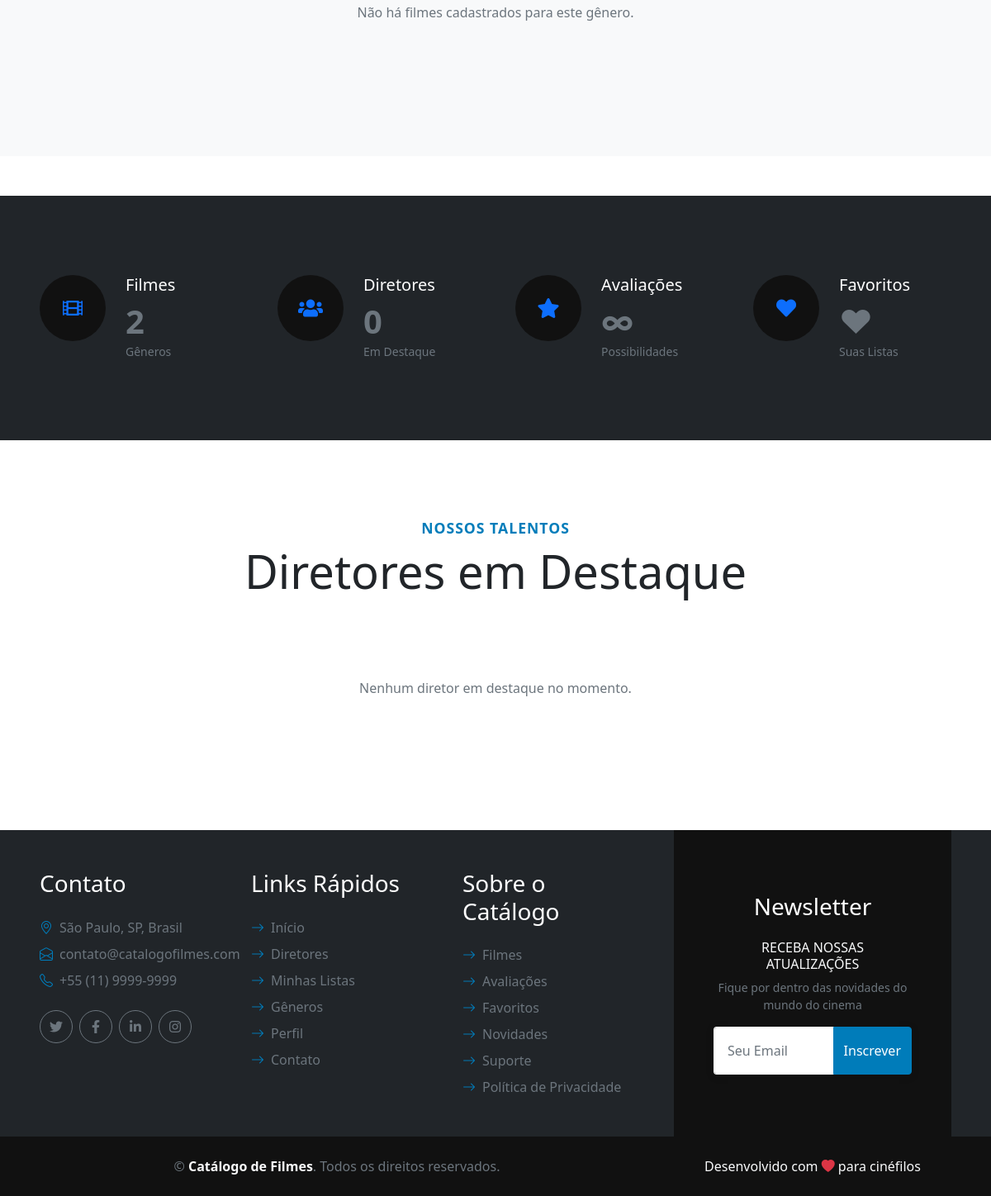
The app's page / (lower part), older data.
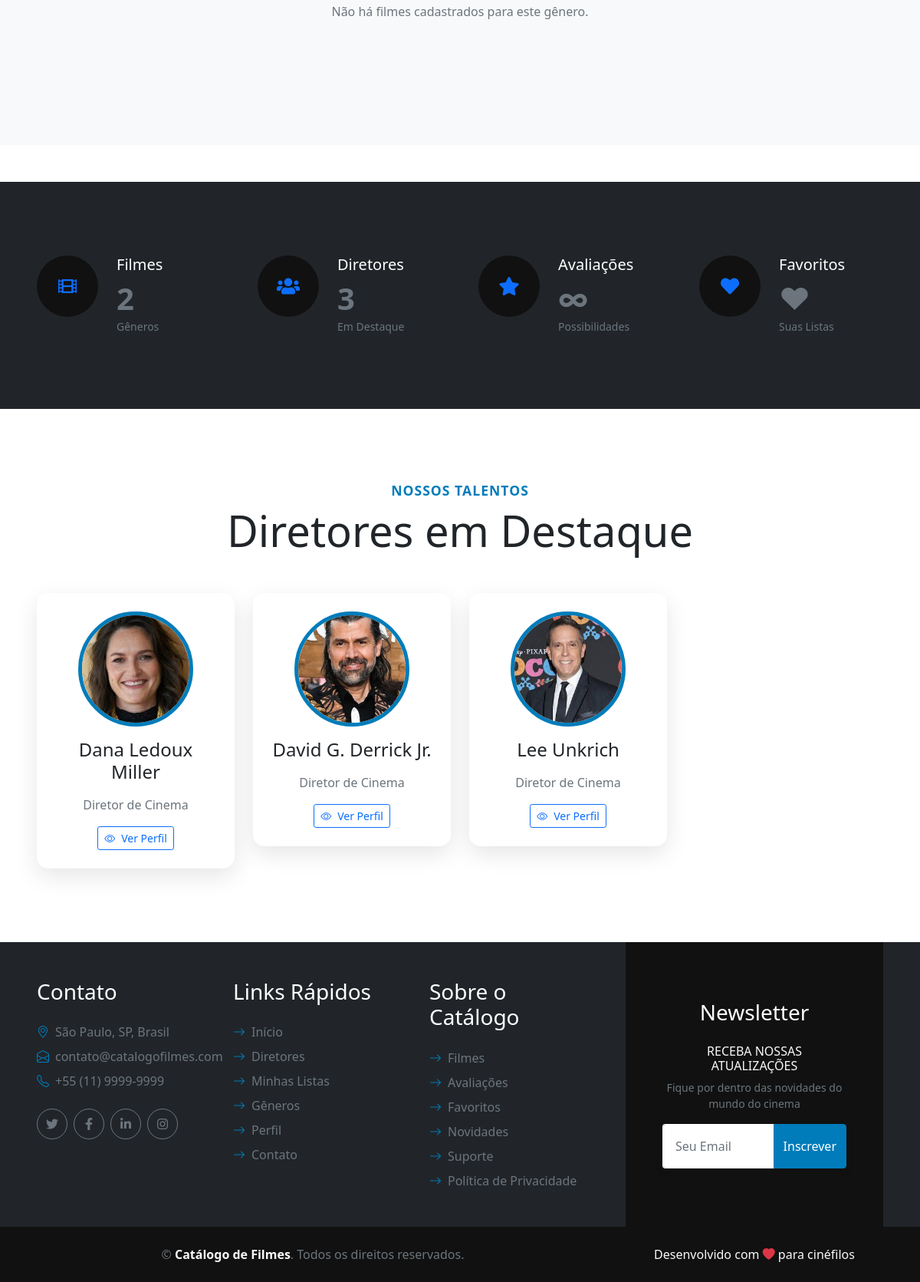
The same page, newer data.
### genero/models.py (models this page shows, shortened)
class Genero(models.Model):
    nome = models.CharField(max_length=100)

### diretores/models.py (models this page shows)
class Diretor(models.Model):
    nome = models.CharField(max_length=100)
    data_nascimento = models.DateField(blank=True, null=True)
    biografia = models.TextField(blank=True)
    foto = models.ImageField(upload_to='diretores_fotos/', blank=True, null=True)
    class Meta:
        verbose_name_plural = 'diretores'
        ordering = ['nome']
    def __str__(self):
        return self.nome

### filmes/views.py (the view)
# urls.py: path('', views.index, name='index'),
def index(request):
    generos = Genero.objects.prefetch_related('filmes').order_by('nome')
    diretores_destaque = Diretor.objects.all().order_by('nome')[:5]
    print("Diretores em destaque:", diretores_destaque)
    context = {
        'generos': generos,
        'diretores_destaque': diretores_destaque
    }
    return render(request, 'filmes/index.html', context)

### filmes/models.py (called while the page is built)
    def media_avaliacoes(self):
        media = self.avaliacoes.aggregate(Avg('nota'))['nota__avg']
        if media is None:
            return 0  # Caso não tenha avaliações
        return round(media, 1)

### templates/filmes/index.html (shortened to what the changed rows need)
{% extends "base.html" %}
{% block content %}
    <div class="container-fluid p-5 bg-light">
        {% for genero in generos %}
            <div class="genre-section">
                <div class="row g-4">
                    {% for filme in genero.filmes.all %}
                        <div class="col-lg-3 col-md-6 wow fadeIn" data-wow-delay="0.{{ forloop.counter }}s">
                            <div class="movie-card">
                                {% if filme.poster %}
                                    <img src="{{ filme.poster.url }}" alt="Poster de {{ filme.titulo }}" class="movie-poster">
                                {% else %}
                                    <div class="movie-poster bg-secondary d-flex align-items-center justify-content-center">
                                        <i class="bi bi-film text-white" style="font-size: 3rem;"></i>
                                    </div>
                                {% endif %}
                                <div class="movie-rating">
                                    ⭐ {{ filme.media_avaliacoes|default:"N/A" }}
                                </div>
                                <div class="p-3">
                                    <div class="d-flex justify-content-between align-items-center mb-2">
                                        <h5 class="mb-0">{{ filme.titulo }}</h5>
                                        <span class="movie-genre-tag-inline">{{ genero.nome }}</span>
                                    </div>
                                    <p class="text-muted mb-2">{{ filme.ano_publicacao }}</p>
                                    {% if filme.diretores.all %}
                                        <p class="small text-muted mb-3">
                                            Dirigido por:
                                            {% for diretor in filme.diretores.all %}
                                                <a href="{% url 'diretores:detalhar_diretor' diretor.id %}" class="text-decoration-none">{{ diretor.nome }}</a>{% if not forloop.last %}, {% endif %}
                                            {% endfor %}
                                        </p>
                                    {% else %}
                                        <p class="small text-muted mb-3">Diretor(es) não informado(s)</p>
                                    {% endif %}
                                    <div class="d-flex justify-content-between align-items-center">
                                        <a href="{% url 'detalhes_filme' filme.id %}" class="btn btn-primary btn-sm">
                                            <i class="bi bi-info-circle me-1"></i>Detalhes
                                        </a>
                                        {% if user.is_authenticated %}
                                            {% for group in user.groups.all %}
                                                {% if group.name == 'Administradores' %}
                                                    <div class="dropdown">
                                                        <button class="btn btn-outline-secondary btn-sm dropdown-toggle" type="button" data-bs-toggle="dropdown">
                                                            <i class="bi bi-gear"></i>
                                                        </button>
                                                        <ul class="dropdown-menu">
                                                            <li><a class="dropdown-item" href="{% url 'editar_filme' filme.id %}">
                                                                <i class="bi bi-pencil me-2"></i>Editar
                                                            </a></li>
                                                            <li><a class="dropdown-item text-danger" href="{% url 'delete' filme.id %}">
                                                                <i class="bi bi-trash me-2"></i>Deletar
                                                            </a></li>
                                                        </ul>
                                                    </div>
                                                {% endif %}
                                            {% endfor %}
                                        {% endif %}
                                    </div>
                                </div>
                            </div>
                        </div>
                    {% empty %}
                        <div class="col-12">
                            <div class="text-center py-5">
                                <p class="text-muted">Não há filmes cadastrados para este gênero.</p>
                            </div>
                        </div>
                    {% endfor %}
                </div>
            </div>
        {% empty %}
            <div class="text-center py-5">
                <i class="bi bi-collection text-muted mb-3" style="font-size: 4rem;"></i>
                <h3 class="text-muted">Nenhum gênero cadastrado ainda.</h3>
                <p class="text-muted">Adicione gêneros e filmes para começar.</p>
            </div>
        {% endfor %}
    </div>
    <div class="container-fluid stats-section p-5 my-5">
        <div class="row gx-5 gy-4 py-5">
            <div class="col-lg-3 col-md-6 wow fadeIn" data-wow-delay="0.1s">
                <div class="d-flex">
                    <div class="ps-4">
                        <h1 class="stats-number">{{ generos|length }}</h1>
                    </div>
                </div>
            </div>
            <div class="col-lg-3 col-md-6 wow fadeIn" data-wow-delay="0.2s">
                <div class="d-flex">
                    <div class="ps-4">
                        <h5 class="text-white">Diretores</h5>
                        <h1 class="stats-number">{{ diretores_destaque|length }}</h1>
                        <small class="text-secondary">Em Destaque</small>
                    </div>
                </div>
            </div>
            <div class="col-lg-3 col-md-6 wow fadeIn" data-wow-delay="0.3s">
                <div class="d-flex">
                    <div class="ps-4">
                        <h1 class="stats-number">∞</h1>
                    </div>
                </div>
            </div>
            <div class="col-lg-3 col-md-6 wow fadeIn" data-wow-delay="0.4s">
                <div class="d-flex">
                    <div class="ps-4">
                        <h1 class="stats-number">♥</h1>
                    </div>
                </div>
            </div>
        </div>
    </div>
    <div class="container-fluid p-5">
        <div class="mb-5 text-center wow fadeIn" data-wow-delay="0.1s">
            <h1 class="display-4 mb-0">Diretores em Destaque</h1>
        </div>
        {% if diretores_destaque %}
            <div class="row g-4">
                {% for diretor in diretores_destaque %}
                    <div class="col-lg-3 col-md-6 wow fadeIn" data-wow-delay="0.{{ forloop.counter }}s">
                        <div class="director-card text-center p-4">
                            {% if diretor.foto %}
                                <img src="{{ diretor.foto.url }}" alt="{{ diretor.nome }}" class="director-avatar mb-3">
                            {% else %}
                                <img src="https://via.placeholder.com/150x150?text=Sem+Foto" alt="Sem Foto" class="director-avatar mb-3">
                            {% endif %}
                            <h4 class="mb-3">{{ diretor.nome }}</h4>
                            <p class="text-muted mb-3">Diretor de Cinema</p>
                            <a href="{% url 'diretores:detalhar_diretor' diretor.id %}" class="btn btn-outline-primary btn-sm">
                                <i class="bi bi-eye me-2"></i>Ver Perfil
                            </a>
                        </div>
                    </div>
                {% endfor %}
            </div>
        {% else %}
            <div class="text-center py-5">
                <p class="text-muted">Nenhum diretor em destaque no momento.</p>
            </div>
        {% endif %}
    </div>
{% endblock content %}

Row changes from the older to the newer data that the page shows:
added Diretor: foto (picture), nome "Dana Ledoux Miller"
added Diretor: foto (picture), nome "David G. Derrick Jr."
added Diretor: foto (picture), nome "Lee Unkrich"
Text that changed along with them:
{{ diretores_destaque|length }}: "0" → "3"
text no longer shown: "Nenhum diretor em destaque no momento."
